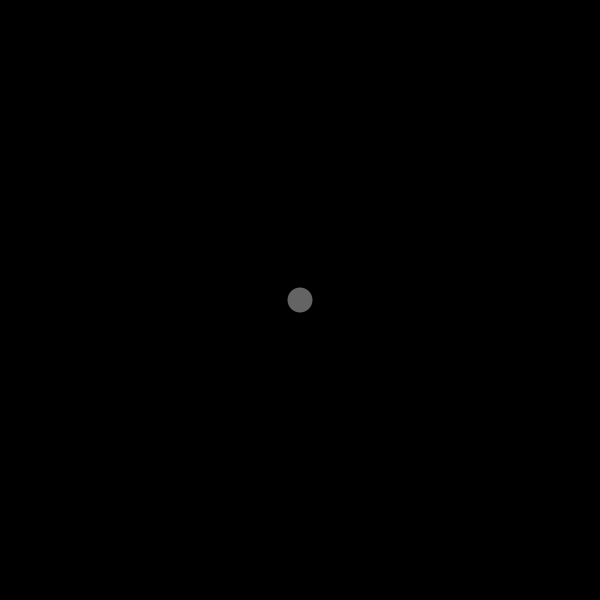
Frame 1 (no input)
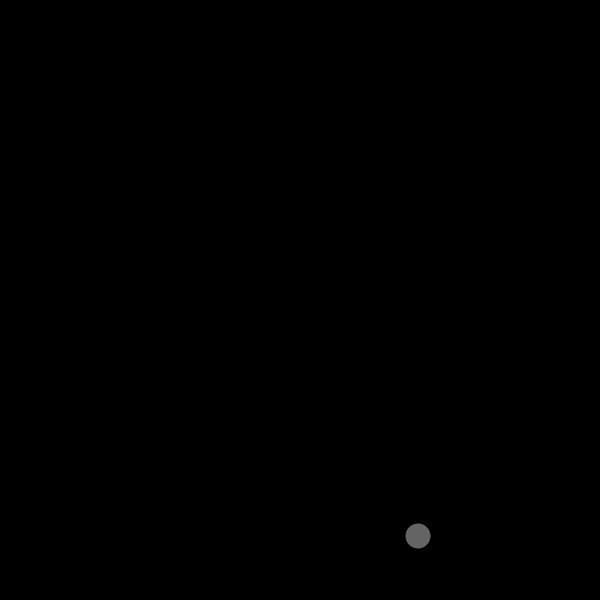
Frame 60 (the mouse pressed at the canvas centre just before this capture)
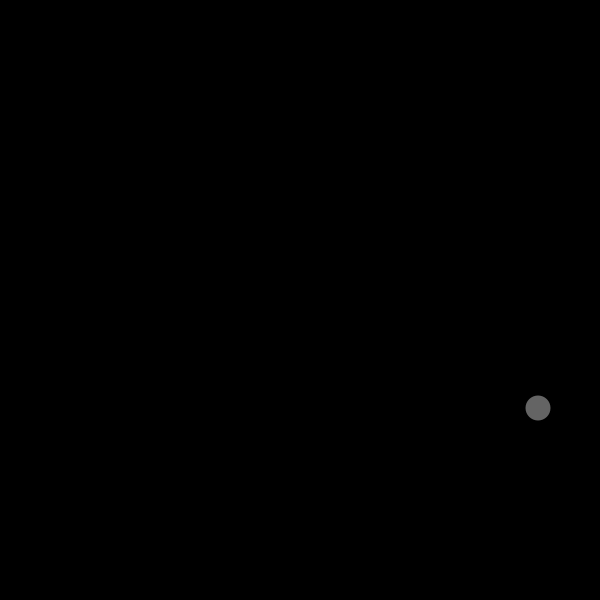
Frame 120 (the mouse held since frame 60 and released just before this capture)

The Processing sketch that drew these frames (run headless with seeded random() and noise(); from frame 60 on, the mouse is pressed at the canvas centre):

// Processing sketch: bouncing_ball_without_vector
// ── bouncing_ball_without_vector.pde
float x, y;
float xSpeed = 2;
float ySpeed = 4;
int d = 25;

void setup() {
  size(600, 600);
  x = width/2;
  y = height/2;
}


void draw() {
  background(0);

  if (x + d/2 > width || x - d/2 < 0) {
    xSpeed *= -1;
  }

  if (y + d/2 > height || y-d/2 < 0) {
    ySpeed *= -1;
  }

  noStroke();
  fill(100);
  ellipse(x, y, d, d);
  x += xSpeed;
  y += ySpeed;
  //println(x, y);
}
